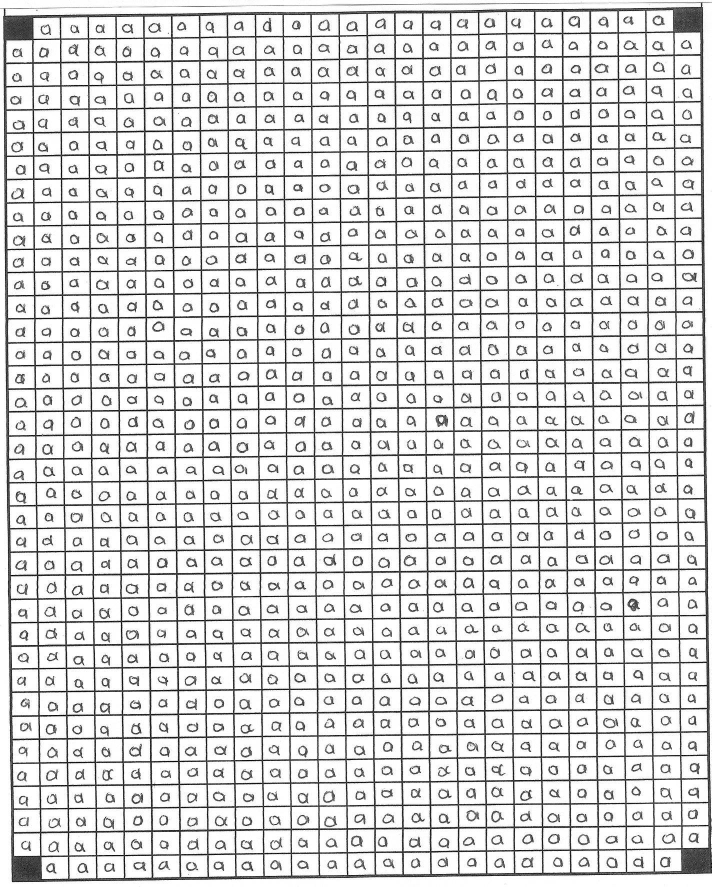
#> input picture input_image.jpg, 1423 x 1773 px (shown at 1/2 size)
$ python main.py   (older library calls are emulated)
#> lines starting #> are read from the running program, lines starting #| are printed output that depends on the picture; after the words box and inside, x2 and y2 are one past the last pixel; in counts of white or black regions, pixels touching at a corner belong together
#############################################
# Author:  Fabio Andres Herrera -
# Mail: fabio.herrera@correounivalle.edu.co
################################################

import os
import cv2
import numpy as np

roiWidth = 36
roiHeight = 36
minContourArea = 36*36
maxContourArea = 60*60
gap=5

def main():
	inputImage = cv2.imread("input_image.jpg")
#> inputImage is the input picture: shape (1773, 1423, 3); min 0, max 255, mean 215.1
	imgGray = cv2.cvtColor(inputImage,cv2.COLOR_BGR2GRAY)
	imgBlurred = cv2.GaussianBlur(imgGray,(9,9),0)
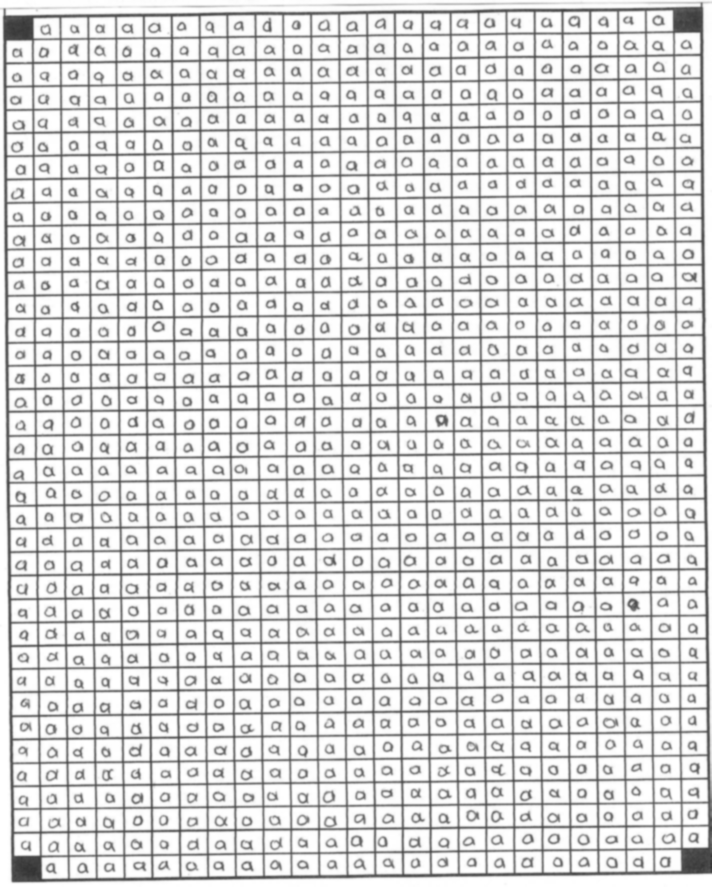
#> imgBlurred: shape (1773, 1423) (shown at 1/2 size); min 51, max 255, mean 215.1
	imgThresh = cv2.adaptiveThreshold(imgBlurred,255,cv2.ADAPTIVE_THRESH_GAUSSIAN_C,cv2.THRESH_BINARY_INV,11,2)
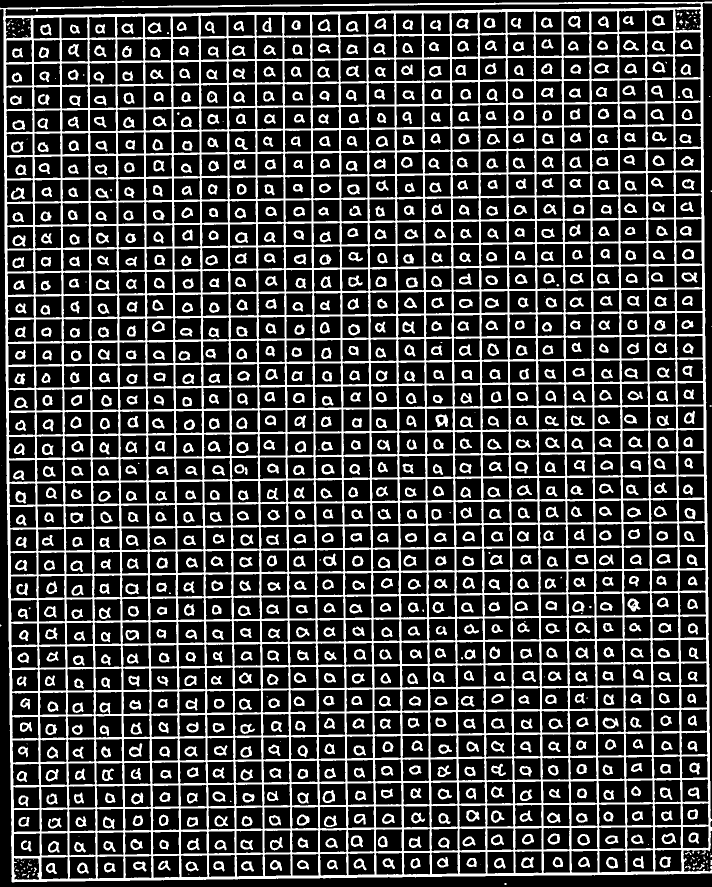
#> imgThresh: shape (1773, 1423) (shown at 1/2 size); 26.1% white; 1062 white regions (124 under 20 px)
	cv2.imshow("Threshold Image", imgThresh)
	imgThreshCopy = imgThresh.copy()
	imgContours, npaContours, npaHierarchy = cv2.findContours(imgThreshCopy, 1,2)
#> npaContours = 2895 contours, 142 with area under 20; largest, box (x1, y1, x2, y2) and area: (0, 3, 1423, 1765) 2440548, (10, 6, 1403, 33) 15940, (138, 1664, 192, 1712) 2367, (472, 1660, 527, 1707) 2362, (128, 823, 183, 870) 2358; npaHierarchy = 2895 rows, first 6: [1, -1, -1, -1], [2, 0, -1, -1], [3, 1, -1, -1], [4, 2, -1, -1], [5, 3, -1, -1], [6, 4, -1, -1]
	found=0
	for npaContour in npaContours:
		if (cv2.contourArea(npaContour) > minContourArea):
			if ( cv2.contourArea(npaContour) < maxContourArea ):
				[intX, intY, intW, intH] = cv2.boundingRect(npaContour)
				#draw rectangle around each contour
				cv2.rectangle(inputImage,(intX+gap, intY+gap),((intX+intW)-gap,(intY+intH)-gap),(0,0,255),2)
				imgROI = imgThresh[intY+gap:(intY+intH)-gap, intX+gap:(intX+intW)-gap]
				imgROIResized = cv2.resize(imgROI,(roiWidth,roiHeight))
				cv2.imshow("Original File",inputImage)
				found+=1
				cv2.imwrite('output/letter_'+str(found)+'.png',cv2.bitwise_not(imgROIResized))
#> this loop made 2895 passes
#> (intX, intY, intW, intH) on passes 83, 91, 94, 95, 98, 99, 100, 102, 103, 105, 106, 109: (27, 1715, 52, 46), (82, 1713, 55, 46), (194, 1712, 54, 46), (138, 1712, 55, 47), (249, 1711, 55, 46), (361, 1710, 55, 45), (305, 1710, 55, 47), (417, 1709, 54, 46), (472, 1708, 56, 46), (583, 1707, 55, 45), (528, 1707, 55, 46), (639, 1706, 56, 46)
#> npaContour on passes 2, 4, 6, 9, 11, 12: [[36, 1755], [37, 1755]], [[377, 1747], [376, 1748], [378, 1748]], [[37, 1747], [38, 1748], [39, 1747], [38, 1748]], [[42, 1741], [42, 1742], [44, 1742], [45, 1741]], [[1415, 1738]], [[1378, 1736], [1379, 1735], [1380, 1736], [1379, 1737]]
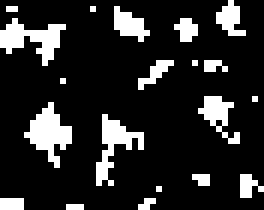
#> imgROI: shape (35, 44) (shown 6 times larger); 15.9% white in thin lines or dots
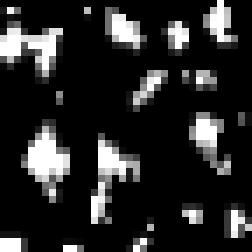
#> imgROIResized: shape (36, 36) (shown 7 times larger); min 0, max 255, mean 40.2
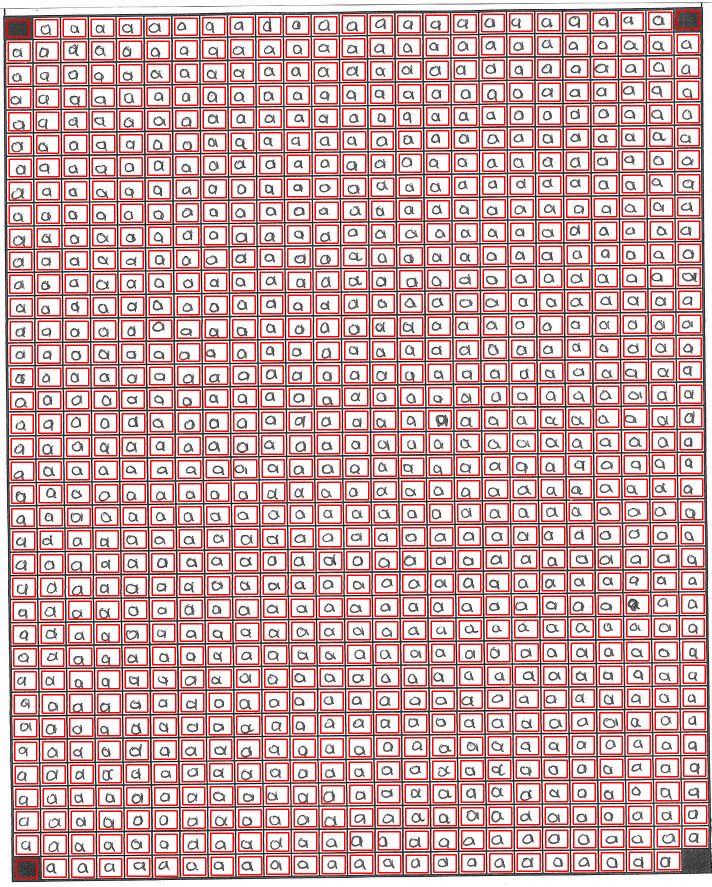
#> inputImage: shape (1773, 1423, 3) (shown at 1/2 size); 17.53% of pixels changed, all inside (x1, y1, x2, y2) = (13, 21, 1415, 1758)
#> after the loop, found = 924
	print(str(found) + " files written into output folder !")
#| 924 files written into output folder !
	cv2.waitKey(0)
	cv2.destroyAllWindows()
if __name__ == "__main__":
    main()
